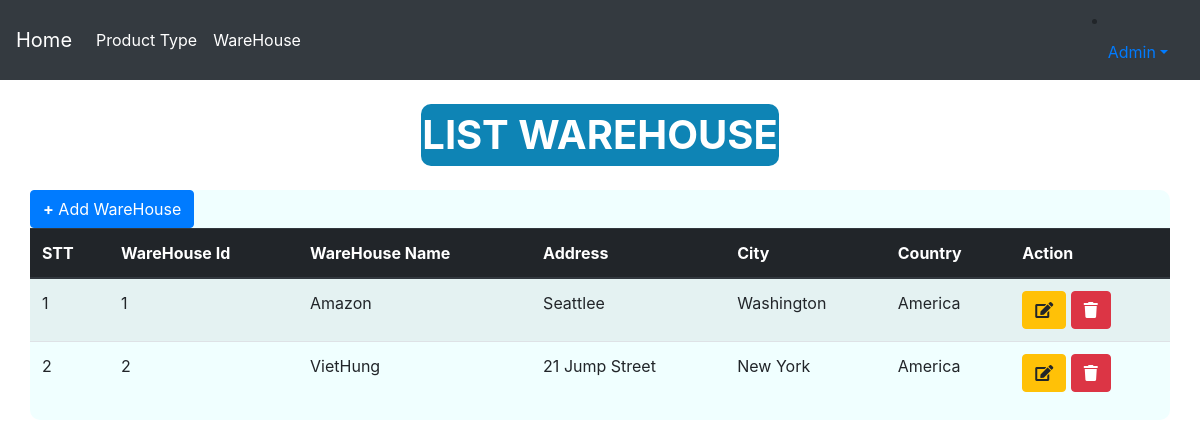
Page /indexWarehouse.php on the committed database.
### tables this page shows
CREATE TABLE `warehouses` (
  `warehouse_id` int NOT NULL,
  `warehouseName` varchar(255) DEFAULT NULL,
  `address` varchar(255) DEFAULT NULL,
  `city` varchar(255) DEFAULT NULL,
  `country` varchar(255) DEFAULT NULL
);

### src/controller/warehouseController.php (called while the page is built, shortened)
<?php
class warehouseController
{
    protected $warehouseModel;
    public function __construct()
    {
        $this->warehouseModel = new WareHouseModel();
    }
    public function show()
    {
        $warehouse = $this->warehouseModel->getAll();
        include_once 'src/view/listWarehouse.php';
    }
}

### src/model/WareHouseModel.php (called while the page is built, shortened)
<?php
class WareHouseModel
{
    protected $database;
    public function __construct()
    {
        $db = new connDB();
        $this->database = $db->connect();
    }
    public function getAll()
    {
        $sql = 'SELECT * FROM `warehouses`';
        $stmt = $this->database->query($sql);
        $stmt->execute();
        $data = $stmt->fetchAll();
        $array = [];
        foreach ($data as $value) {
            $warehouse = new WareHouse($value['warehouseName'], $value['address'], $value['city'], $value['country']);
            $warehouse->setWarehouseId($value['warehouse_id']);
            array_push($array, $warehouse);
        }
        return $array;
    }
}

### src/model/ConnDB.php (called while the page is built, shortened)
<?php
class connDB
{
    protected $dns;
    protected $user;
    protected $password;
    public function __construct()
    {
        $this->dns = 'mysql:host=localhost;dbname=caseModule2';
        $this->user = 'root';
        $this->password = '123456@Abc';
    }
    public function connect()
    {
        return new PDO($this->dns, $this->user, $this->password);
    }
}

### src/model/WareHouse.php (called while the page is built, shortened)
<?php
class WareHouse
{
    protected $warehouseId;
    protected $warehouseName;
    protected $warehouseAddress;
    protected $warehouseCity;
    protected $warehouseCountry;
    public function __construct($warehouseName, $warehouseAddress, $warehouseCity, $warehouseCountry)
    {
        $this->warehouseName = $warehouseName;
        $this->warehouseAddress = $warehouseAddress;
        $this->warehouseCity = $warehouseCity;
        $this->warehouseCountry = $warehouseCountry;
    }
    public function getWarehouseId()
    {
        return $this->warehouseId;
    }
    public function setWarehouseId($warehouseId): void
    {
        $this->warehouseId = $warehouseId;
    }
    public function getWarehouseName()
    {
        return $this->warehouseName;
    }
    public function getWarehouseAddress()
    {
        return $this->warehouseAddress;
    }
    public function getWarehouseCity()
    {
        return $this->warehouseCity;
    }
    public function getWarehouseCountry()
    {
        return $this->warehouseCountry;
    }
}

### src/view/listWarehouse.php (the view, shortened to what this page needs)
<!doctype html>
<html lang="en">
<head>
    <link rel="stylesheet" href="https://maxcdn.bootstrapcdn.com/bootstrap/4.0.0/css/bootstrap.min.css"
>
    <link rel="stylesheet" href="https://cdnjs.cloudflare.com/ajax/libs/font-awesome/5.11.2/css/all.css"
/>
</head>
<body>
<nav class="navbar navbar-expand navbar-dark bg-dark">
    <a href="index.php" class="navbar-brand">Home </a>
    <div class="collapse navbar-collapse" id="navbarSupportedContent">
        <ul class="navbar-nav mr-auto">
            <a href="indexType.php" class="nav-item active nav-link">Product Type</a>
            <a href="indexWarehouse" class="nav-item active nav-link">WareHouse</a>
        </ul>
        <li class="nav-item dropdown">
            <a href="#" class="nav-link dropdown-toggle active" id="navbarDropdown" role="button" data-toggle="dropdown"
               aria-haspopup="true" aria-expanded="false">Admin</a>
        </li>
    </div>
</nav>
<br>
<table id="header">
    <tr>
        <th id="main">LIST WAREHOUSE</th>
    </tr>
</table>
<br>
<div class="container">
    <div class="row" style="background-color: azure;">
        <a href="indexWarehouse.php?page=add" class="btn btn-primary btn-xs pull-right"><b>+</b> Add WareHouse</a>
        <table class="table table-hover table-striped">
            <thead>
            <tr class="thead-dark">
                <th>STT</th>
                <th>WareHouse Id</th>
                <th>WareHouse Name</th>
                <th>Address</th>
                <th>City</th>
                <th>Country</th>
                <th colspan="2">Action</th>
            </tr>
            </thead>
            <tbody>
            <?php if (empty($warehouse)): ?>
                <tr>
                    <td>No Data</td>
                </tr>
            <?php else: ?>
                <?php foreach ($warehouse as $key => $value): ?>
                    <tr>
                        <td><?php echo ++$key ?></td>
                        <td><?php echo $value->getWarehouseId() ?></td>
                        <td><?php echo $value->getWarehouseName() ?></td>
                        <td><?php echo $value->getWarehouseAddress() ?></td>
                        <td><?php echo $value->getWarehouseCity() ?></td>
                        <td><?php echo $value->getWarehouseCountry() ?></td>
                        <td>
                            <a href="indexWarehouse.php?page=edit&id=<?php echo $value->getWarehouseId() ?>"
                               class="btn btn-warning"><i
                                        class="fas fa-edit"></i></a>
                            <a onclick="return confirm('Do you want delete item ?')"
                               href="indexWarehouse.php?page=delete&id=<?php echo $value->getWarehouseId() ?>"
                               class="btn btn-danger"><i
                                        class="fas fa-trash"></i></a>
                        </td>
                    </tr>
                <?php endforeach; ?>
            <?php endif; ?>
            </tbody>
        </table>
    </div>
</div>
</body>
</html>

### src/view/listWarehouse.php (style rules this page uses)
div { border-radius: 10px; }
#header { margin: 0 auto; }
#main { font-size: 40px; background-color: #0e84b5; border-radius: 10px; color: white; }

### indexWarehouse.php (style rules this page uses)
body { background-size: cover; background-attachment: fixed; background-image: url("uploads/background.jpg"); }

### rows in the picture
warehouses: warehouse_id "1", warehouseName "Amazon", address "Seattlee", city "Washington", country "America"
warehouses: warehouse_id "2", warehouseName "VietHung", address "21 Jump Street", city "New York", country "America"
